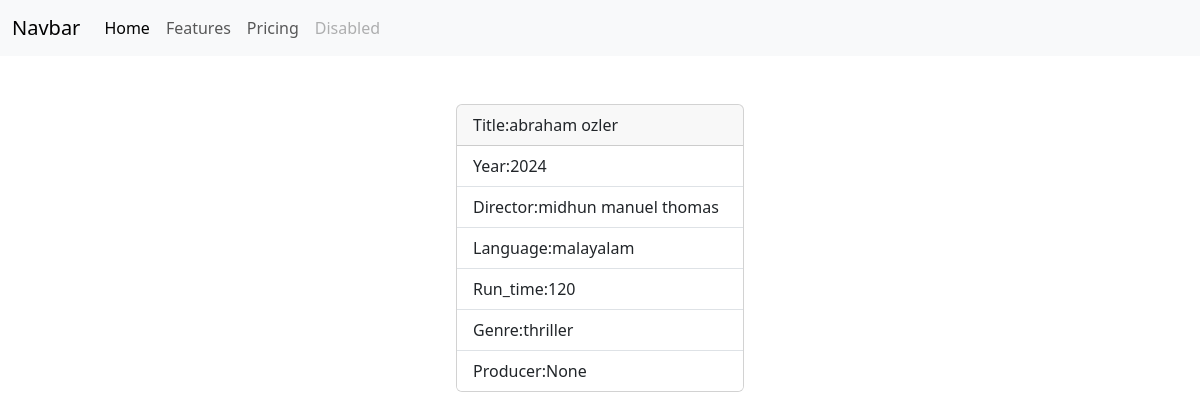
The app's page /movies/4/ with its own data.
### myapp/models.py (models this page shows, shortened)
class Movie(models.Model):
    title=models.CharField(max_length=200)
    year=models.CharField(max_length=200)
    director=models.CharField(max_length=200)
    run_time=models.PositiveIntegerField()
    language=models.CharField(max_length=200)
    genre=models.CharField(max_length=200)
    producer=models.CharField(max_length=200,null=True)

### myapp/views.py (the view)
# urls.py: path('movies/<int:pk>/',views.MovieDetailView.as_view(),name="movie-detail"),
class MovieDetailView(View):
    def get(self,request,*args,**kwargs):
        id=kwargs.get("pk")
        qs=Movie.objects.get(id=id)
        return render(request,"movie_detail.html",{"data":qs})

### myapp/templates/movie_detail.html (shortened to what this page needs)
{%extends 'base.html'%}
{%block main_block%}
<div class="container d-flex justify-content-center mt-5">
  <div class="card" style="width: 18rem;">
      <div class="card-header">
       Title:{{data.title}}
      </div>
      <ul class="list-group list-group-flush">
        <li class="list-group-item">Year:{{data.year}}</li>
        <li class="list-group-item">Director:{{data.director}}</li>
        <li class="list-group-item">Language:{{data.language}}</li>
        <li class="list-group-item">Run_time:{{data.run_time}}</li>
        <li class="list-group-item">Genre:{{data.genre}}</li>
        <li class="list-group-item">Producer:{{data.producer}}</li>
      </ul>
    </div>
</div>
{%endblock%}

### records on screen
Movie: title "abraham ozler", year "2024", director "midhun manuel thomas", language "malayalam", run_time "120", genre "thriller", producer "None"
